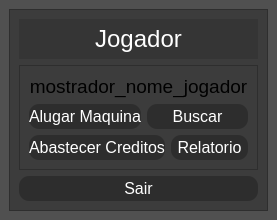
      <widget class="QWidget" name="pg_jogador">
       <layout class="QVBoxLayout" name="verticalLayout_11">
        <property name="spacing">
         <number>0</number>
        </property>
        <property name="leftMargin">
         <number>0</number>
        </property>
        <property name="topMargin">
         <number>0</number>
        </property>
        <property name="rightMargin">
         <number>0</number>
        </property>
        <property name="bottomMargin">
         <number>0</number>
        </property>
        <item>
         <widget class="QFrame" name="frame_5">
          <property name="styleSheet">
           <string notr="true">background-color: rgb(80, 80, 80);</string>
          </property>
          <property name="frameShape">
           <enum>QFrame::NoFrame</enum>
          </property>
          <property name="frameShadow">
           <enum>QFrame::Raised</enum>
          </property>
          <layout class="QHBoxLayout" name="horizontalLayout_5">
           <item>
            <widget class="QFrame" name="frame_6">
             <property name="maximumSize">
              <size>
               <width>600</width>
               <height>300</height>
              </size>
             </property>
             <property name="layoutDirection">
              <enum>Qt::RightToLeft</enum>
             </property>
             <property name="styleSheet">
              <string notr="true">background-color: rgb(60, 60, 60);</string>
             </property>
             <property name="frameShape">
              <enum>QFrame::StyledPanel</enum>
             </property>
             <property name="frameShadow">
              <enum>QFrame::Raised</enum>
             </property>
             <layout class="QVBoxLayout" name="verticalLayout_42">
              <item>
               <widget class="QLabel" name="label_3">
                <property name="minimumSize">
                 <size>
                  <width>0</width>
                  <height>40</height>
                 </size>
                </property>
                <property name="maximumSize">
                 <size>
                  <width>16777213</width>
                  <height>40</height>
                 </size>
                </property>
                <property name="layoutDirection">
                 <enum>Qt::LeftToRight</enum>
                </property>
                <property name="styleSheet">
                 <string notr="true">background-color: rgb(53, 53, 53);</string>
                </property>
                <property name="text">
                 <string>&lt;html&gt;&lt;head/&gt;&lt;body&gt;&lt;p align=&quot;center&quot;&gt;&lt;span style=&quot; font-size:18pt; color:#ffffff;&quot;&gt;Jogador&lt;/span&gt;&lt;/p&gt;&lt;/body&gt;&lt;/html&gt;</string>
                </property>
               </widget>
              </item>
              <item>
               <widget class="QFrame" name="frame_43">
                <property name="frameShape">
                 <enum>QFrame::StyledPanel</enum>
                </property>
                <property name="frameShadow">
                 <enum>QFrame::Raised</enum>
                </property>
                <layout class="QVBoxLayout" name="verticalLayout_3">
                 <item>
                  <widget class="QLabel" name="mostrador_nome_jogador">
                   <property name="maximumSize">
                    <size>
                     <width>16777215</width>
                     <height>30</height>
                    </size>
                   </property>
                   <property name="font">
                    <font>
                     <pointsize>14</pointsize>
                    </font>
                   </property>
                   <property name="text">
                    <string>mostrador_nome_jogador</string>
                   </property>
                   <property name="alignment">
                    <set>Qt::AlignCenter</set>
                   </property>
                  </widget>
                 </item>
                 <item>
                  <layout class="QHBoxLayout" name="horizontalLayout_15">
                   <item>
                    <widget class="QPushButton" name="buscar_button">
                     <property name="minimumSize">
                      <size>
                       <width>0</width>
                       <height>25</height>
                      </size>
                     </property>
                     <property name="maximumSize">
                      <size>
                       <width>16777215</width>
                       <height>25</height>
                      </size>
                     </property>
                     <property name="styleSheet">
                      <string notr="true">QPushButton{
	color:rgb(255,255,255);
	border-radius: 10px;
	font-size: 16px;
	
	background-color: rgb(45, 45, 45);
}
QPushButton:hover{background-color: #787878; color:black}</string>
                     </property>
                     <property name="text">
                      <string>Buscar</string>
                     </property>
                    </widget>
                   </item>
                   <item>
                    <widget class="QPushButton" name="alugar_maquina_button">
                     <property name="minimumSize">
                      <size>
                       <width>0</width>
                       <height>25</height>
                      </size>
                     </property>
                     <property name="maximumSize">
                      <size>
                       <width>16777215</width>
                       <height>25</height>
                      </size>
                     </property>
                     <property name="styleSheet">
                      <string notr="true">QPushButton{
	color:rgb(255,255,255);
	border-radius: 10px;
	font-size: 16px;
	
	background-color: rgb(45, 45, 45);
}
QPushButton:hover{background-color: #787878; color:black}</string>
                     </property>
                     <property name="text">
                      <string>Alugar Maquina</string>
                     </property>
                    </widget>
                   </item>
                  </layout>
                 </item>
                 <item>
                  <layout class="QHBoxLayout" name="horizontalLayout_27">
                   <item>
                    <widget class="QPushButton" name="relatorio_jogador_button">
                     <property name="minimumSize">
                      <size>
                       <width>0</width>
                       <height>25</height>
                      </size>
                     </property>
                     <property name="maximumSize">
                      <size>
                       <width>16777215</width>
                       <height>25</height>
                      </size>
                     </property>
                     <property name="styleSheet">
                      <string notr="true">QPushButton{
	color:rgb(255,255,255);
	border-radius: 10px;
	font-size: 16px;
	
	background-color: rgb(45, 45, 45);
}
QPushButton:hover{background-color: #787878; color:black}</string>
                     </property>
                     <property name="text">
                      <string>Relatorio</string>
                     </property>
                    </widget>
                   </item>
                   <item>
                    <widget class="QPushButton" name="abastecer_creditos_button">
                     <property name="minimumSize">
                      <size>
                       <width>0</width>
                       <height>25</height>
                      </size>
                     </property>
                     <property name="maximumSize">
                      <size>
                       <width>16777215</width>
                       <height>25</height>
                      </size>
                     </property>
                     <property name="styleSheet">
                      <string notr="true">QPushButton{
	color:rgb(255,255,255);
	border-radius: 10px;
	font-size: 16px;
	
	background-color: rgb(45, 45, 45);
}
QPushButton:hover{background-color: #787878; color:black}</string>
                     </property>
                     <property name="text">
                      <string>Abastecer Creditos</string>
                     </property>
                    </widget>
                   </item>
                  </layout>
                 </item>
                </layout>
               </widget>
              </item>
              <item>
               <widget class="QPushButton" name="sairjogador_button">
                <property name="minimumSize">
                 <size>
                  <width>0</width>
                  <height>25</height>
                 </size>
                </property>
                <property name="maximumSize">
                 <size>
                  <width>16777215</width>
                  <height>25</height>
                 </size>
                </property>
                <property name="styleSheet">
                 <string notr="true">QPushButton{
	color:rgb(255,255,255);
	border-radius: 10px;
	font-size: 16px;
	
	background-color: rgb(45, 45, 45);
}
QPushButton:hover{background-color: #787878; color:black}</string>
                </property>
                <property name="text">
                 <string>Sair</string>
                </property>
               </widget>
              </item>
             </layout>
            </widget>
           </item>
          </layout>
         </widget>
        </item>
       </layout>
      </widget>
